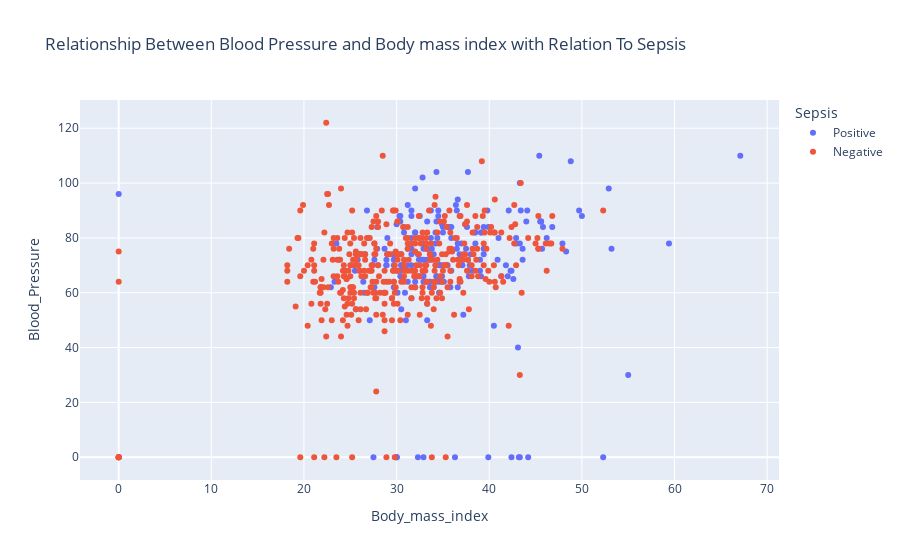

The code cell stored with this chart in its notebook:
### Markdown cell above
### Multivariate analysis

### Code cell
#Relationship between Body mass index, blood pressure and Sepsis
from plotly.offline import iplot
fig_3=px.scatter(train_data, x="Body_mass_index", y= "Blood_Pressure",color= "Sepsis", 
                 title= "Relationship Between Blood Pressure and Body mass index with Relation To Sepsis")

iplot(fig_3)

### Figure 1 — Plotly figure (JSON) as saved in the notebook; plotly's stock layout.template omitted (floating-point values rounded to 4 significant figures; data arrays with more than 128 entries replaced by an {"elided": "..."} marker saying what was removed)
{"data": [{"hovertemplate": "Sepsis=Positive<br>Body_mass_index=%{x}<br>Blood_Pressure=%{y}<extra></extra>", "legendgroup": "Positive", "marker": {"color": "#636efa", "symbol": "circle"}, "mode": "markers", "name": "Positive", "orientation": "v", "showlegend": true, "type": "scatter", "x": {"elided": "208 float values"}, "xaxis": "x", "y": {"elided": "208 int values"}, "yaxis": "y"}, {"hovertemplate": "Sepsis=Negative<br>Body_mass_index=%{x}<br>Blood_Pressure=%{y}<extra></extra>", "legendgroup": "Negative", "marker": {"color": "#EF553B", "symbol": "circle"}, "mode": "markers", "name": "Negative", "orientation": "v", "showlegend": true, "type": "scatter", "x": {"elided": "391 float values"}, "xaxis": "x", "y": {"elided": "391 int values"}, "yaxis": "y"}], "layout": {"legend": {"title": {"text": "Sepsis"}, "tracegroupgap": 0}, "title": {"text": "Relationship Between Blood Pressure and Body mass index with Relation To Sepsis"}, "xaxis": {"anchor": "y", "domain": [0, 1], "title": {"text": "Body_mass_index"}}, "yaxis": {"anchor": "x", "domain": [0, 1], "title": {"text": "Blood_Pressure"}}}}
